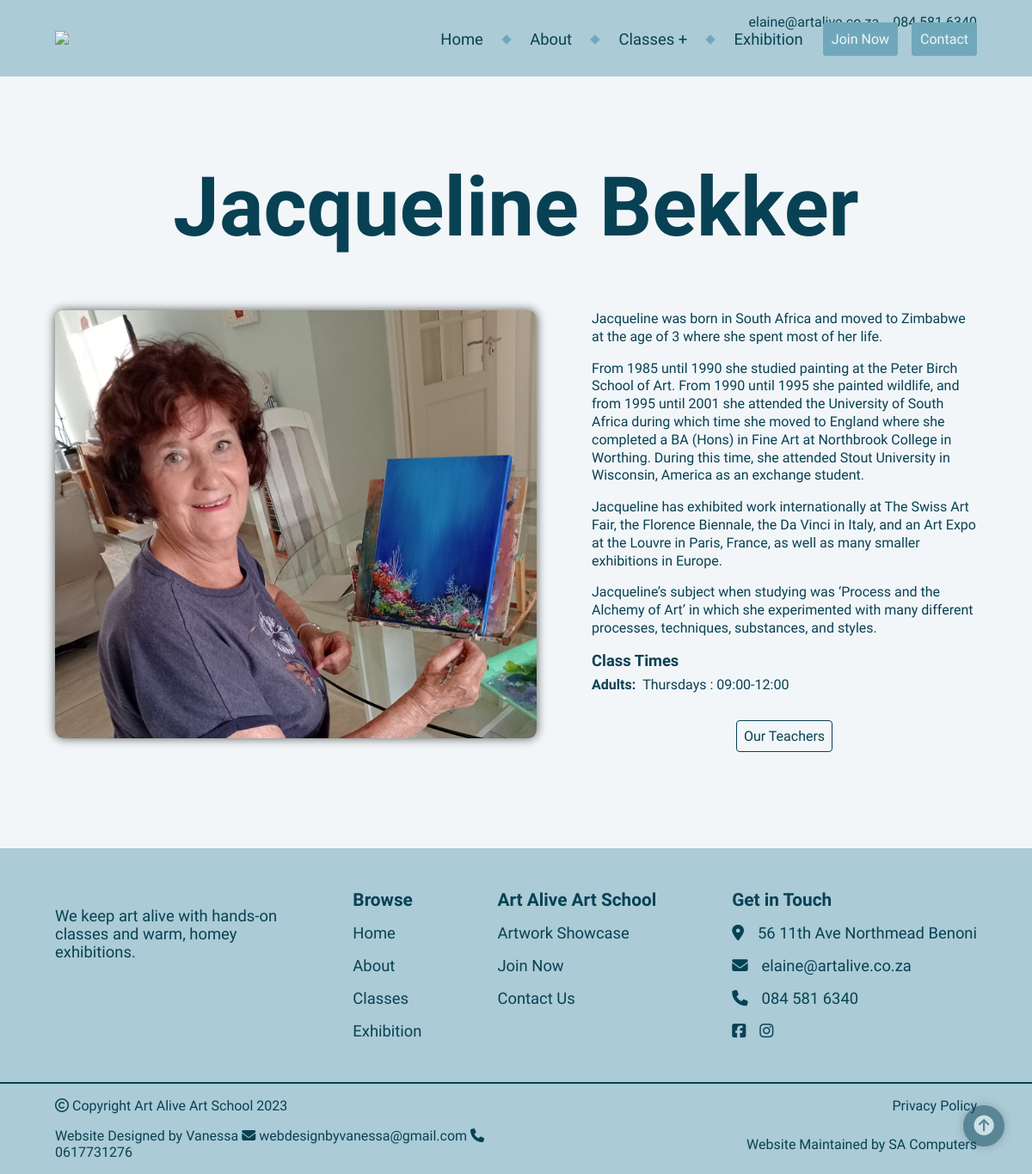
Page /teacher_profile/2 on the committed database.
### Site/models.py (models this page shows, shortened)
class Artist(models.Model):
    firstname = models.CharField(max_length=20, null=True, blank=True)
    lastname = models.CharField(max_length=20, null=True, blank=True)
    phone = models.CharField(max_length=12, null=True, blank=True)
    email = models.CharField(max_length=100, null=True, blank=True)
    prefix = models.CharField(max_length=10, null=True, blank=True)

class Teacher(models.Model):
    artist = models.ForeignKey(Artist, null=True, on_delete=models.CASCADE, related_name="teacher_artist")
    photo = models.CharField(max_length=200, null=True, blank=True)
    photo_size = models.CharField(max_length=100, null=True, blank=True)
    quote = models.TextField(null=True, blank=True)
    started = models.CharField(max_length=4, null=True, blank=True)
    about = models.TextField(null=True, blank=True)
    classes = models.ManyToManyField(Class, blank=True, related_name="teacher_class")
    def get_teacher_classes(self):
        return [tc for tc in self.classes.all()]

### Site/views.py (the view)
# urls.py: path('teacher_profile/<int:teacher_id>', views.teacher_profile, name='teacher_profile'),
def teacher_profile(request, teacher_id):
    t = Teacher.objects.get(artist=Artist.objects.get(pk=teacher_id))
    teacher = {}
    teacher['artist'] = t.artist
    teacher['photo'] = t.photo
    teacher['about'] = t.about.split('\r\n')
    teacher['classes'] = {}
    classes = t.get_teacher_classes()
    for c in classes:
        if teacher['classes'].get(c.group) == None:
            teacher['classes'][c.group] = []
            teacher['classes'][c.group].append(f"{c.day} : {c.time}")
        elif teacher['classes'][c.group].count(f"{c.day} : {c.time}") == 0:
            teacher['classes'][c.group].append(f"{c.day} : {c.time}")
    return render(request, "Site/teacher_profile.html", {
        "teacher" : teacher,
    })

### Site/templates/Site/teacher_profile.html (shortened to what this page needs)
{% extends "Site/layout.html" %}
{% load static %}
{% block style %}
<link rel="stylesheet" href="{% static 'Site/teacher_profile.css' %}">
{% endblock %}
{% block main %}
<main>
    <section id="teacher_profile">
        <h1>{{teacher.artist.firstname}} {{teacher.artist.lastname}}</h1>
        <div class="two-autocol-row">
            <img src="{% static teacher.photo %}" alt="">
            <div id="about">
                <div class="pars-div">
                {% for a in teacher.about %}
                    <p>{{a}}</p>
                {% endfor %}
                </div>
                <div id="class-times">
                    <p>Class Times</p>
                    {% if teacher.classes.Adult %}
                    <ul>
                        <li>Adults:</li>
                        {% for g in teacher.classes.Adult %}
                        <li>{{g}}</li>
                        {% endfor %}
                    </ul>
                    {% endif %}
                </div>
                <div class="button-div">
                    <a class="button-a button-a-frame" href="{% url 'classes' %}#teachers">Our Teachers</a>
                </div>
            </div>
        </div>
    </section>
</main>
{% endblock %}

### Site/templates/Site/layout.html (shortened to what this page needs)
{% load static %}
<!DOCTYPE html>
<html lang="en">
    <head>
        {% block style %}{% endblock %}
        <link rel="stylesheet" href="{% static 'Site/main.css' %}">
    </head>
    <body>
        <header>
            <nav id="top">
                <div class="nav-top">
                    <a href="mailto:elaine@artalive.co.za" target="_blank">elaine@artalive.co.za</a>
                    <p>084 581 6340</p>
                </div>
                <div class="nav-main">
                    <a href="{% url 'index' %}"> <img class="logo" src="{% static 'resources/logo.png' %}"> </a>
                    <ul class="nav-links">
                        <li> <a class="nav-link" href="{% url 'index' %}">Home</a> </li>
                        <li><div class="nav-seperator"></div></li>
                        <li> <a class="nav-link" href="{% url 'about' %}">About</a> </li>
                        <li><div class="nav-seperator"></div></li>
                        <li id="classes-dropdown"> <a class="nav-link" href="{% url 'classes' %}">Classes +</a>
                        </li>
                        <li><div class="nav-seperator"></div></li>
                        <li> <a class="nav-link" href="{% url 'exhibition' %}">Exhibition</a> </li>
                        <ul class="nav-ctas">
                            <li> <a class="button-a button-a-fill" href="{% url 'join' %}">Join Now</a> </li>
                            <li> <a class="button-a button-a-fill" href="{% url 'contact' %}">Contact</a> </li>
                        </ul>
                    </ul>
                </div>
            </nav>
        </header>
        {% block main %}{% endblock %}
        <div id="back-to-top">
            <a href="#top"> <i class="fa-solid fa-circle-arrow-up"></i> </a>
        </div>
        <footer>
            <div class="footer-main">
                <div class="footer-company">
                    <p>We keep art alive with hands-on classes and warm, homey exhibitions.</p>
                </div>
                <div class="footer-browse">
                    <h6>Browse</h6>
                    <ul>
                        <li> <a href="{% url 'index' %}">Home</a> </li>
                        <li> <a href="{% url 'about' %}">About</a> </li>
                        <li> <a href="{% url 'classes' %}">Classes</a> </li>
                        <li> <a href="{% url 'exhibition' %}">Exhibition</a> </li>
                    </ul>
                </div>
                <div class="footer-services">
                    <h6>Art Alive Art School</h6>
                    <ul>
                        <li> <a href="{% url 'exhibition' %}#showcase">Artwork Showcase</a> </li>
                        <li> <a href="{% url 'join' %}">Join Now</a> </li>
                        <li> <a href="{% url 'contact' %}">Contact Us</a> </li>
                    </ul>
                </div>
                <div class="footer-contact">
                    <h6>Get in Touch</h6>
                    <ul>
                        <li>
                            <i class="fa-solid fa-location-dot"></i>
                            <a href="https://www.google.com/maps/place/Art+Alive+Art+School/@-26.1706341,28.3185716,15z/data=!4m6!3m5!1s0x1e953d973ca851f3:0x80ff51e1e018edeb!8m2!3d-26.1706341!4d28.3185716!16s%2Fg%2F1hc5cvtf7?entry=ttu" target="_blank">56 11th Ave Northmead Benoni</a>
                        </li>
                        <li>
                            <i class="fa-solid fa-envelope"></i>
                            <a href="mailto:elaine@artalive.co.za" target="_blank">elaine@artalive.co.za</a>
                        </li>
                        <li>
                            <i class="fa-solid fa-phone"></i>
                            <p>084 581 6340</p>
                        </li>
                        <li class="social-links">
                            <a href="https://www.facebook.com/artaliveartschool" target="_blank"> <i class="fa-brands fa-square-facebook"></i> </a>
                            <a href="https://instagram.com/art_alive_art_school" target="_blank"> <i class="fa-brands fa-instagram"></i> </a>
                        </li>
                    </ul>
                </div>
            </div>
            <div class="footer-bottom">
                <div class="flex-row-between">
                    <p> <i class="fa-regular fa-copyright"></i> Copyright Art Alive Art School 2023</p>
                    <a class="decorated_link" href="{% url 'privacy_policy' %}">Privacy Policy</a>
                </div>
                <div class="flex-row-between">
                    <p>Website Designed by Vanessa <i class="fa-solid fa-envelope"></i> <a href="mailto:webdesignbyvanessa@gmail.com" target="_blank">webdesignbyvanessa@gmail.com</a> <i class="fa-solid fa-phone"></i> 0617731276</p>
                    <p>Website Maintained by <a href="http://www.sa-computers.co.za/">SA Computers</a></p>
                </div>
            </div>
        </footer>
    </body>
</html>

### Site/static/Site/teacher_profile.css (style rules this page uses)
#about { display: flex; flex-direction: column; justify-content: center; gap: 1rem; }
.pars-div p { max-width: 60ch; font-size: var(--fs-p-m); line-height: 1.3; }
#class-times { display: flex; flex-direction: column; gap: 0.5rem; }
#class-times p { font-weight: bold; }
#class-times ul li:first-of-type { font-weight: bold; }

### Site/static/Site/main.css (style rules this page uses)
* { margin: 0; padding: 0; color: var(--clr-accent-d); font-size: 1rem; font-family: var(--ff-sans); }
body { color: var(--color-text); background-color: var(--clr-main-l); }
main { width: 100%; margin: 0; padding: 0; }
h1 { font-size: var(--fs-900); font-family: var(--ff-cursive); }
p { max-width: 60ch; font-size: var(--fs-400); }
.pars-div { width: 100%; display: flex; flex-direction: column; justify-content: center; gap: var(--gap-100); }
a { margin: 0; padding: 0; color: var(--color-text); text-decoration: none; transition: color var(--transition-time); }
.button-div { margin: 1rem 0; display: flex; flex-direction: row; justify-content: center; gap: var(--gap-100); }
.button-a-frame { color: var(--clr-accent-d); background-color: transparent; border: solid 0.1em var(--clr-accent-d); }
.button-a-fill { color: var(--clr-main-l); background-color: var(--clr-accent-m); border: solid 0.15rem var(--clr-accent-m); }
li { list-style: none; line-height: 1.2; }
.flex-row-between { width: 100%; display: flex; flex-direction: row; justify-content: space-between; align-items: center; box-sizing: border-box; }
.two-autocol-row { display: grid; grid-template-columns: repeat(2, auto); gap: var(--gap-400); }
.nav-top * { font-size: var(--fs-300); transition: color var(--transition-time); }
.nav-main { display: flex; flex-direction: row; justify-content: space-between; align-items: center; }
.nav-links > li > a { padding: 0.15rem 0.45rem; color: var(--clr-accent-d); font-size: var(--fs-400); background-color: transparent; border-bottom: solid 0.15rem transparent; transition: border-color var(--transition-time); }
.nav-seperator { width: 0.5rem; height: 0.5rem; background-color: var(--clr-accent-m); transform: rotate(45deg); }
.nav-ctas { display: inherit; gap: var(--gap-100); }
#classes-dropdown { position: relative; display: inline-block; }
main { display: flex; flex-direction: column; justify-content: center; }
#back-to-top i { color: var(--clr-main-l); font-size: var(--fs-600); }
.footer-main > div ul { display: flex; flex-direction: column; gap: var(--gap-100); }
.footer-main ul p, .footer-main ul a, .footer-main ul i { color: var(--clr-accent-d); font-size: var(--fs-400); }
.footer-company p { max-width: 25ch; font-size: var(--fs-400); }
.footer-contact li { display: flex; align-items: center; gap: var(--gap-100); }
footer a, footer a i { color: var(--clr-accent-d); transition: color var(--transition-time); }
.footer-bottom * { color: var(--clr-accent-d); font-size: var(--fs-300); }

### rows in the picture
Artist: artist.firstname "Jacqueline", artist.lastname "Bekker"
Teacher: photo (picture)

### other values in the picture
{{ a }} "Jacqueline was born in South Africa and moved to Zimbabwe at the age of 3 where she spent most of her life." "Jacqueline’s subject when studying was ‘Process and the Alchemy of Art’ in which she experimented with many different processes, techniques, substances, and styles."
{{ g }} "Thursdays : 09:00-12:00"
